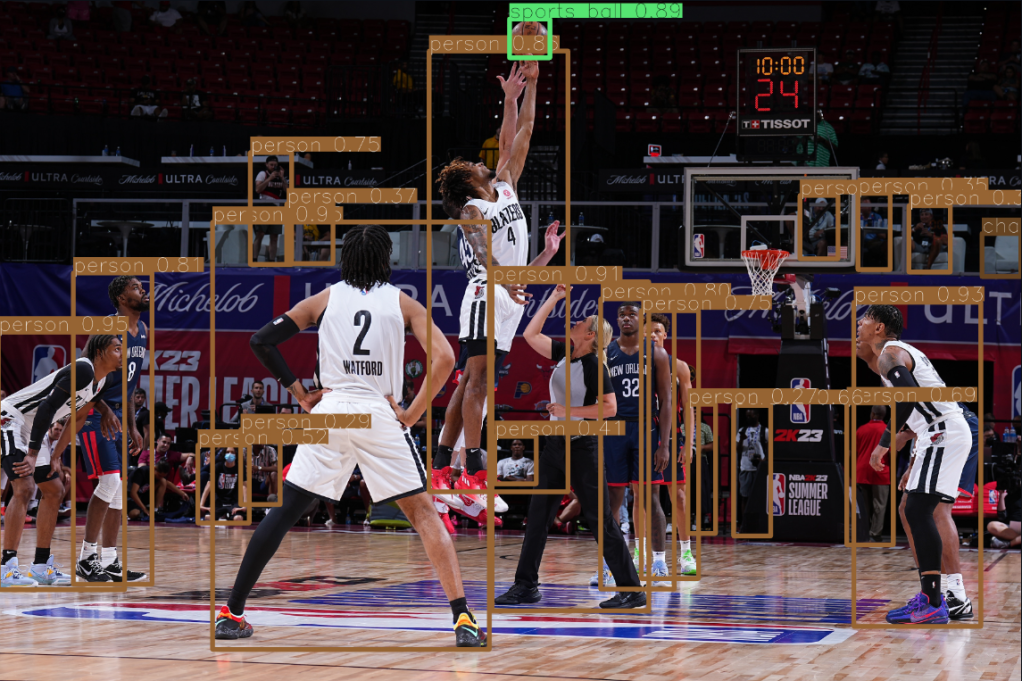
#> input picture showcase/yolov8_showcase_image.png, 1022 x 681 px; its folder holds only this picture in this run
$ python -i imagenet.py   (imports and definitions only)
#> lines starting #> are read from the running program, lines starting #| are printed output that depends on the picture
### tinygrad/helpers.py
from __future__ import annotations
import os, functools, platform, time, re, contextlib, operator, hashlib, pickle, sqlite3, tempfile, pathlib, string, ctypes, sys, gzip
import itertools, urllib.request, subprocess, shutil, math, json, contextvars
from dataclasses import dataclass
from typing import Dict, Tuple, Union, List, ClassVar, Optional, Iterable, Any, TypeVar, TYPE_CHECKING, Callable, Sequence
if TYPE_CHECKING:  # TODO: remove this and import TypeGuard from typing once minimum python supported version is 3.10
  from typing_extensions import TypeGuard
  from tinygrad.shape.shapetracker import sint

T = TypeVar("T")
U = TypeVar("U")
# NOTE: it returns int 1 if x is empty regardless of the type of x
def prod(x:Iterable[T]) -> Union[T,int]: return functools.reduce(operator.mul, x, 1)

# NOTE: helpers is not allowed to import from anything else in tinygrad
OSX = platform.system() == "Darwin"
CI = os.getenv("CI", "") != ""

def dedup(x:Iterable[T]): return list(dict.fromkeys(x))   # retains list order
# [5 lines left out: function argfix, not called in this run]
def argsort(x): return type(x)(sorted(range(len(x)), key=x.__getitem__)) # https://stackoverflow.com/questions/3382352/equivalent-of-numpy-argsort-in-basic-python
def all_same(items:Union[Tuple[T, ...], List[T]]): return all(x == items[0] for x in items)
def all_int(t: Sequence[Any]) -> TypeGuard[Tuple[int, ...]]: return all(isinstance(s, int) for s in t)
def colored(st, color:Optional[str], background=False): return f"\u001b[{10*background+60*(color.upper() == color)+30+['black', 'red', 'green', 'yellow', 'blue', 'magenta', 'cyan', 'white'].index(color.lower())}m{st}\u001b[0m" if color is not None else st  # replace the termcolor library with one line  # noqa: E501
def colorize_float(x: float): return colored(f"{x:7.2f}x", 'green' if x < 0.75 else 'red' if x > 1.15 else 'yellow')
def memsize_to_str(_bytes: int) -> str: return [f"{(_bytes / d):.2f} {pr}" for d,pr in [(1e9,"GB"),(1e6,"MB"),(1e3,"KB"),(1,"B")] if _bytes > d][0]
def ansistrip(s:str): return re.sub('\x1b\\[(K|.*?m)', '', s)
def ansilen(s:str): return len(ansistrip(s))
def make_pair(x:Union[int, Tuple[int, ...]], cnt=2) -> Tuple[int, ...]: return (x,)*cnt if isinstance(x, int) else x
def flatten(l:Iterable[Iterable[T]]): return [item for sublist in l for item in sublist]
def fully_flatten(l): return [item for sublist in l for item in (fully_flatten(sublist) if isinstance(sublist, (tuple, list)) else [sublist])]
def fromimport(mod, frm): return getattr(__import__(mod, fromlist=[frm]), frm)
def strip_parens(fst:str): return fst[1:-1] if fst[0] == '(' and fst[-1] == ')' and fst[1:-1].find('(') <= fst[1:-1].find(')') else fst
def round_up(num, amt:int): return (num+amt-1)//amt * amt
def data64(data: int) -> Tuple[int, int]: return (data >> 32, data & 0xFFFFFFFF)
def data64_le(data: int) -> Tuple[int, int]: return (data & 0xFFFFFFFF, data >> 32)
# [9 lines left out: functions merge_dicts, partition, not called in this run]
def unwrap(x:Optional[T]) -> T:
  assert x is not None
  return x
# [23 lines left out: functions unwrap2, get_child, get_shape, get_contraction, not called in this run]

@functools.lru_cache(maxsize=None)
def to_function_name(s:str): return ''.join([c if c in (string.ascii_letters+string.digits+'_') else f'{ord(c):02X}' for c in ansistrip(s)])
@functools.lru_cache(maxsize=None)
def getenv(key:str, default=0): return type(default)(os.getenv(key, default))
def temp(x:str) -> str: return (pathlib.Path(tempfile.gettempdir()) / x).as_posix()

class Context(contextlib.ContextDecorator):
  stack: ClassVar[List[dict[str, int]]] = [{}]
  def __init__(self, **kwargs): self.kwargs = kwargs
  # [4 lines left out: function __enter__, not called in this run]
  def __exit__(self, *args):
    for k in Context.stack.pop(): ContextVar._cache[k].value = Context.stack[-1].get(k, ContextVar._cache[k].value)

class ContextVar:
  _cache: ClassVar[Dict[str, ContextVar]] = {}
  value: int
  key: str
  def __new__(cls, key, default_value):
    if key in ContextVar._cache: return ContextVar._cache[key]
    instance = ContextVar._cache[key] = super().__new__(cls)
    instance.value, instance.key = getenv(key, default_value), key
    return instance
  def __bool__(self): return bool(self.value)
  def __ge__(self, x): return self.value >= x
  def __gt__(self, x): return self.value > x
  def __lt__(self, x): return self.value < x

DEBUG, IMAGE, BEAM, NOOPT, JIT = ContextVar("DEBUG", 0), ContextVar("IMAGE", 0), ContextVar("BEAM", 0), ContextVar("NOOPT", 0), ContextVar("JIT", 1)
WINO, THREEFRY, CAPTURING, TRACEMETA = ContextVar("WINO", 0), ContextVar("THREEFRY", 0), ContextVar("CAPTURING", 1), ContextVar("TRACEMETA", 1)
GRAPH, GRAPHPATH, SAVE_SCHEDULE, RING = ContextVar("GRAPH", 0), getenv("GRAPHPATH", "/tmp/net"), ContextVar("SAVE_SCHEDULE", 0), ContextVar("RING", 1)
MULTIOUTPUT, PROFILE, PROFILEPATH = ContextVar("MULTIOUTPUT", 1), ContextVar("PROFILE", 0), ContextVar("PROFILEPATH", temp("tinygrad_profile.json"))
USE_TC, TC_OPT, AMX, TRANSCENDENTAL = ContextVar("TC", 1), ContextVar("TC_OPT", 0), ContextVar("AMX", 0), ContextVar("TRANSCENDENTAL", 1)
FUSE_ARANGE, FUSE_CONV_BW = ContextVar("FUSE_ARANGE", 0), ContextVar("FUSE_CONV_BW", 0)
SPLIT_REDUCEOP, AST_REWRITE = ContextVar("SPLIT_REDUCEOP", 1), ContextVar("AST_REWRITE", 1)

@dataclass(frozen=True)
class Metadata:
  name: str
  caller: str
  backward: bool = False
  def __hash__(self): return hash(self.name)
  def __repr__(self): return str(self) + (f" - {self.caller}" if self.caller else "")
  def __str__(self): return self.name + (" bw" if self.backward else "")
_METADATA: contextvars.ContextVar[Optional[Metadata]] = contextvars.ContextVar("_METADATA", default=None)

# **************** global state Counters ****************

class GlobalCounters:
  global_ops: ClassVar[int] = 0
  global_mem: ClassVar[int] = 0
  time_sum_s: ClassVar[float] = 0.0
  kernel_count: ClassVar[int] = 0
  mem_used: ClassVar[int] = 0   # NOTE: this is not reset
  @staticmethod
  def reset(): GlobalCounters.global_ops, GlobalCounters.global_mem, GlobalCounters.time_sum_s, GlobalCounters.kernel_count = 0,0,0.0,0

# **************** timer and profiler ****************

class Timing(contextlib.ContextDecorator):
  def __init__(self, prefix="", on_exit=None, enabled=True): self.prefix, self.on_exit, self.enabled = prefix, on_exit, enabled
  def __enter__(self): self.st = time.perf_counter_ns()
  def __exit__(self, *exc):
    self.et = time.perf_counter_ns() - self.st
    if self.enabled: print(f"{self.prefix}{self.et*1e-6:6.2f} ms"+(self.on_exit(self.et) if self.on_exit else ""))

def _format_fcn(fcn): return f"{fcn[0]}:{fcn[1]}:{fcn[2]}"
class Profiling(contextlib.ContextDecorator):
  def __init__(self, enabled=True, sort='cumtime', frac=0.2, fn=None, ts=1):
    self.enabled, self.sort, self.frac, self.fn, self.time_scale = enabled, sort, frac, fn, 1e3/ts
  # [16 lines left out: functions __enter__, __exit__, not called in this run]

class ProfileLogger:
  writers: int = 0
  mjson: List[Dict] = []
  actors: Dict[Union[str, Tuple[str, str]], int] = {}

  def __init__(self): self.events, self.deps, ProfileLogger.writers = [], [], ProfileLogger.writers + 1

  def add_event(self, ev_name, ev_start, ev_end, actor, subactor=None, args=None): self.events += [(ev_name, ev_start, ev_end, actor, subactor, args)]

  # [28 lines left out: functions _ensure_actor, __del__, not called in this run]

# *** universal database cache ***

_cache_dir: str = getenv("XDG_CACHE_HOME", os.path.expanduser("~/Library/Caches" if OSX else "~/.cache"))
CACHEDB: str = getenv("CACHEDB", os.path.abspath(os.path.join(_cache_dir, "tinygrad", "cache.db")))
CACHELEVEL = getenv("CACHELEVEL", 2)

VERSION = 16
_db_connection = None
# [27 lines left out: functions db_connection, diskcache_clear, diskcache_get, not called in this run]

_db_tables = set()
# [13 lines left out: function diskcache_put, not called in this run]

def diskcache(func):
  # [4 lines left out: function wrapper, not called in this run]
  return wrapper

# *** http support ***

# [33 lines left out: functions fetch, cpu_time_execution, cpu_objdump, not called in this run]

# *** ctypes helpers

# TODO: make this work with read only memoryviews (if possible)
def from_mv(mv:memoryview, to_type=ctypes.c_char):
  return ctypes.cast(ctypes.addressof(to_type.from_buffer(mv)), ctypes.POINTER(to_type * len(mv))).contents
def to_mv(ptr, sz) -> memoryview: return memoryview(ctypes.cast(ptr, ctypes.POINTER(ctypes.c_uint8 * sz)).contents).cast("B")
def mv_address(mv:memoryview): return ctypes.addressof(ctypes.c_char.from_buffer(mv))
def to_char_p_p(options: List[bytes], to_type=ctypes.c_char): return (ctypes.POINTER(to_type) * len(options))(*[ctypes.cast(ctypes.create_string_buffer(o), ctypes.POINTER(to_type)) for o in options])  # noqa: E501
# [5 lines left out: function init_c_struct_t, not called in this run]
def init_c_var(ctypes_var, creat_cb): return (creat_cb(ctypes_var), ctypes_var)[1]
def flat_mv(mv:memoryview): return mv if len(mv) == 0 else mv.cast("B", shape=(mv.nbytes,))

# *** tqdm

class tqdm:
  # [10 lines left out: functions __init__, __iter__, not called in this run]
  def set_description(self, desc:str): self.desc = f"{desc}: " if desc else ""
  # [14 lines left out: function update, not called in this run]

class trange(tqdm):
  def __init__(self, n:int, **kwargs): super().__init__(iterable=range(n), total=n, **kwargs)

# [9 lines left out: function pretty_print, not called in this run]

### extra/datasets/imagenet.py
# for imagenet download prepare.sh and run it
import glob, json, math
import numpy as np
from PIL import Image
import functools, pathlib
from tinygrad.helpers import diskcache, getenv
import secrets

@functools.lru_cache(None)
def get_imagenet_categories():
  ci = json.load(open(BASEDIR / "imagenet_class_index.json"))
  return {v[0]: int(k) for k,v in ci.items()}

if getenv("MNISTMOCK"):
  BASEDIR = pathlib.Path(__file__).parent / "mnist"

  @functools.lru_cache(None)
  def get_train_files():
    if not BASEDIR.exists():
      from extra.datasets.fake_imagenet_from_mnist import create_fake_mnist_imagenet
      create_fake_mnist_imagenet(BASEDIR)

    if not (files:=glob.glob(p:=str(BASEDIR / "train/*/*"))): raise FileNotFoundError(f"No training files in {p}")
    return files
else:
  BASEDIR = pathlib.Path(__file__).parent / "imagenet"

  @diskcache
  def get_train_files():
    if not (files:=glob.glob(p:=str(BASEDIR / "train/*/*"))): raise FileNotFoundError(f"No training files in {p}")
    return files

@functools.lru_cache(None)
def get_val_files():
  if not (files:=glob.glob(p:=str(BASEDIR / "val/*/*"))): raise FileNotFoundError(f"No validation files in {p}")
  return files

def image_resize(img, size, interpolation):
  w, h = img.size
  w_new = int((w / h) * size) if w > h else size
  h_new = int((h / w) * size) if h > w else size
  return img.resize([w_new, h_new], interpolation)

def rand_flip(img):
  if secrets.SystemRandom().random() < 0.5:
    img = np.flip(img, axis=1).copy()
  return img

def center_crop(img):
  rescale = min(img.size) / 256
  crop_left = (img.width - 224 * rescale) / 2.0
  crop_top = (img.height - 224 * rescale) / 2.0
  img = img.resize((224, 224), Image.BILINEAR, box=(crop_left, crop_top, crop_left + 224 * rescale, crop_top + 224 * rescale))
  return img

# we don't use supplied imagenet bounding boxes, so scale min is just min_object_covered
# https://github.com/tensorflow/tensorflow/blob/e193d8ea7776ef5c6f5d769b6fb9c070213e737a/tensorflow/core/kernels/image/sample_distorted_bounding_box_op.cc
def random_resized_crop(img, size, scale=(0.10, 1.0), ratio=(3/4, 4/3)):
  w, h = img.size
  area = w * h

  # Crop
  random_solution_found = False
  for _ in range(100):
    aspect_ratio = secrets.SystemRandom().uniform(ratio[0], ratio[1])
    max_scale = min(min(w * aspect_ratio / h, h / aspect_ratio / w), scale[1])
    target_area = area * secrets.SystemRandom().uniform(scale[0], max_scale)

    w_new = int(round(math.sqrt(target_area * aspect_ratio)))
    h_new = int(round(math.sqrt(target_area / aspect_ratio)))

    if 0 < w_new <= w and 0 < h_new <= h:
      crop_left = secrets.SystemRandom().randint(0, w - w_new)
      crop_top = secrets.SystemRandom().randint(0, h - h_new)

      img = img.crop((crop_left, crop_top, crop_left + w_new, crop_top + h_new))
      random_solution_found = True
      break

  if not random_solution_found:
    # Center crop
    img = center_crop(img)
  else:
    # Resize
    img = img.resize([size, size], Image.BILINEAR)

  return img

def preprocess_train(img):
  img = random_resized_crop(img, 224)
  img = rand_flip(np.array(img))
  return img

>>> import cv2
>>> picture = cv2.imread('../../showcase/yolov8_showcase_image.png', cv2.IMREAD_GRAYSCALE)
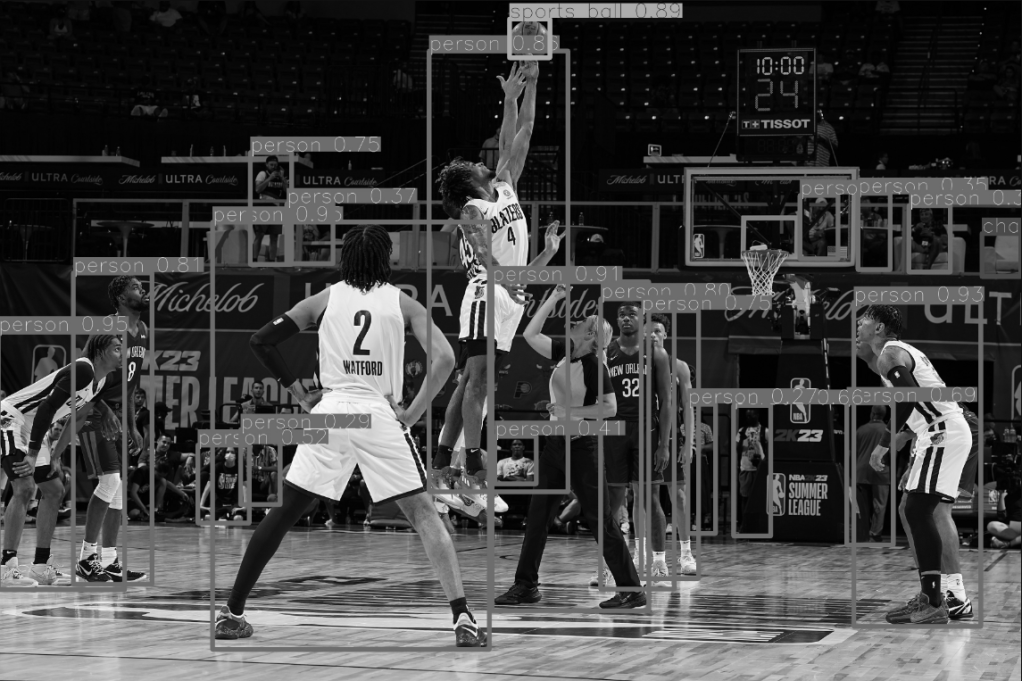
#> picture: shape (681, 1022); min 0, max 249, mean 67.9
>>> result = preprocess_train(picture)
#> (the run stopped early here; a loop or call above may not have finished)

$ run again, on showcase/stable_diffusion_by_tinygrad.jpg
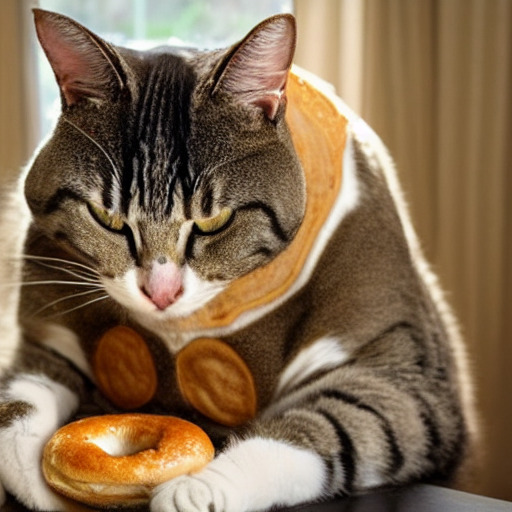
#> input picture showcase/stable_diffusion_by_tinygrad.jpg, 512 x 512 px
#> `picture = cv2.imread('../../showcase/yolov8_showcase_image.png', cv2.I..`:
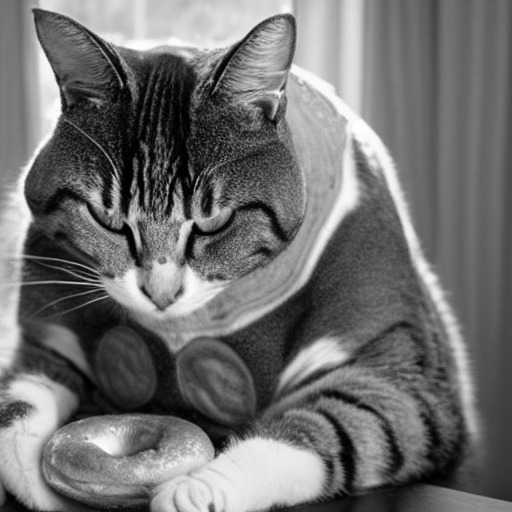
#> picture: shape (512, 512); min 0, max 255, mean 112.4

$ run again, on showcase/yolo_by_tinygrad.jpg
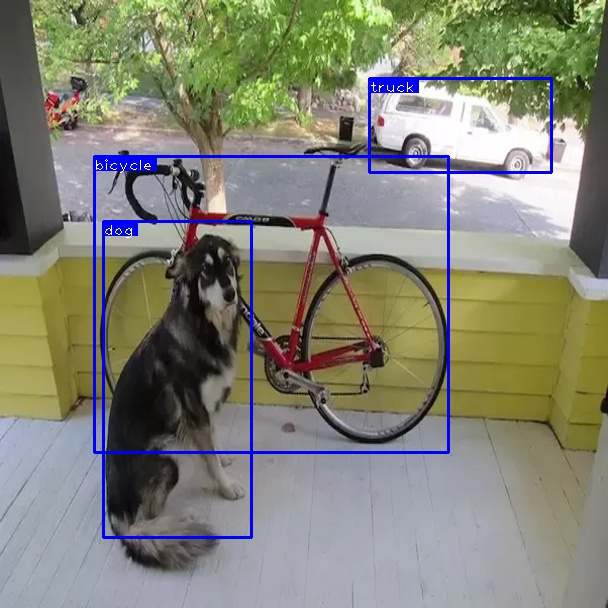
#> input picture showcase/yolo_by_tinygrad.jpg, 608 x 608 px
#> `picture = cv2.imread('../../showcase/yolov8_showcase_image.png', cv2.I..`:
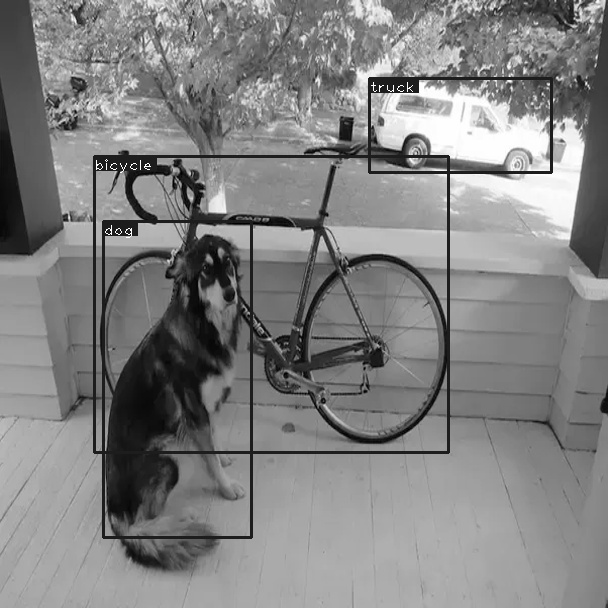
#> picture: shape (608, 608); min 0, max 255, mean 130.2
